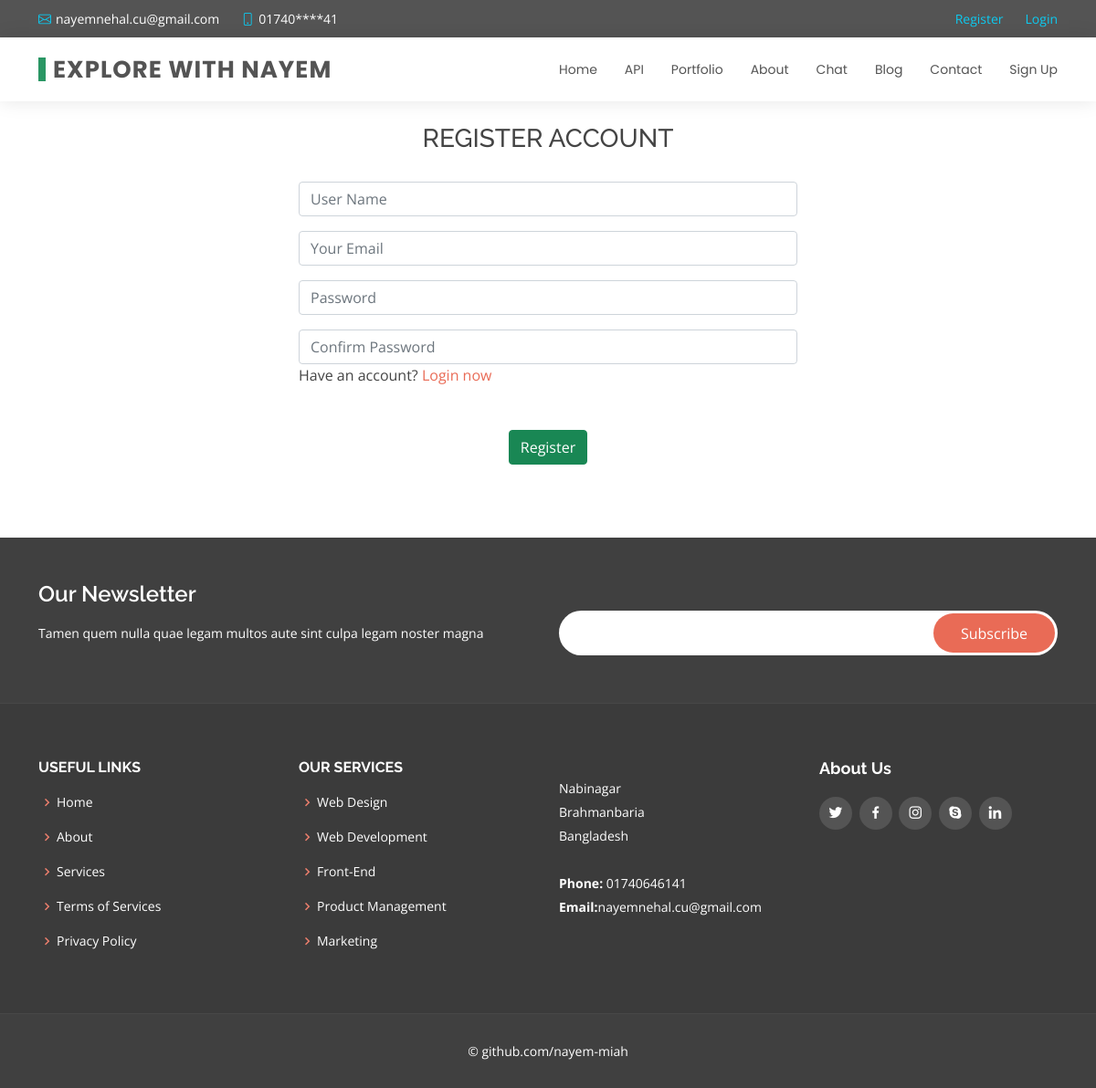
Screenshot of /account/ with the database file from the repository.
### header/models.py (models this page shows, shortened)
class Top_header(models.Model):
    fav_icon = models.ImageField(upload_to='')
    fav_icon2 = models.ImageField(upload_to='')
    number = models.CharField(max_length=20)
    email = models.EmailField()
    twitter = models.URLField()
    facebook = models.URLField()
    instagram = models.URLField()
    linkedin = models.URLField()

class Header(models.Model):
    logo = models.CharField(max_length=25)

### account/views.py (the view, shortened to what this page needs)
# urls.py: path('', views.account, name='account'),
def account(request):
    template = 'account/account.html'
    top_header = Top_header.objects.order_by()
    header = Header.objects.order_by()
    context = {
        'top_headerdata': top_header,
        'headerdata': header,
    }
    return render(request, template_name=template, context=context)

### templates/account/account.html (shortened to what this page needs)
{% extends 'base.html' %}
{% load static %}
  {% block content %}
    <section id="contact" class="contact">
      <div class="container">
        <div class="row justify-content-center">
         <div class="col-lg-6 ">
            <form action="" method="post" role="form">
              <div class="row">
                  <h3 class="text-center">REGISTER ACCOUNT</h3>
                  <div class="form-group mt-3">
                  <input type="text" name="user_name" class="form-control" id="name" placeholder="User Name" required>
                  </div>
                  <div class="form-group mt-3">
                  <input type="email" class="form-control" name="email" id="email" placeholder="Your Email" required>
                  </div>
                  <div class="form-group mt-3">
                  <input type="password" class="form-control" name="password" id="password" placeholder="Password" required>
                  </div>
                  <div class="form-group mt-3">
                  <input type="password" class="form-control" name="confirm_password" id="password" placeholder="Confirm Password" required>
                  </div>
                <p>Have an account? <a href="{% url 'login'%}">Login now</a></p>
              <div class="text-center"><button type="submit" class="btn btn-success">Register</button></div>
            </form>
          </div>
        </div>
      </div>
    </section>
  {% endblock %}

### templates/base/header.html (shortened to what this page needs)
  <section id="topbar" class="d-flex align-items-center">
    <div class="container d-flex justify-content-center justify-content-md-between">
      <div class="contact-info d-flex align-items-center">
        <i class="bi bi-envelope d-flex align-items-center"><a href="mailto:contact@example.com">{{top_headerdata.0.email}}</a></i>
        <i class="bi bi-phone d-flex align-items-center ms-4"><span>{{top_headerdata.0.number}}</span></i>
      </div>
      <div class="social-links d-none d-md-flex align-items-center">
          {% if user.is_authenticated%}
               <a class="d-flex align-items-center ms-4" href="{%url 'logout'%}">Logout</a>
               <a class="d-flex align-items-center ms-4" style="color:#0dcaf0">{{user.username}}</a>
          {% else %}
               <br/>
              <a class="d-flex align-items-center ms-4" style="color:#0dcaf0" href="{% url 'index'%}">Register</a></p>
              <a class="d-flex align-items-center ms-4" style="color:#0dcaf0" href="{% url 'login'%}">Login</a></p>
          {% endif %}
      </div>
    </div>
  </section>
  <header id="header" class="d-flex align-items-center">
    <div class="container d-flex justify-content-between align-items-center">
      <div class="logo">
        <h1><a href="{% url 'index'%}">{{headerdata.0.logo}}</a></h1>
      </div>
      <nav id="navbar" class="navbar">
        <ul>
          <li><a class="{% block homeactive %} {% endblock %}" href="{% url 'index'%}">Home</a></li>
          <li><a class="{% block teamactive %} {% endblock %}" href="http://localhost:8000/docs/">API</a></li>
          <li><a class="{% block portfolioactive %} {% endblock %}" href="{% url 'portfolio'%}">Portfolio</a></li>
          <li><a class="{% block aboutactive %} {% endblock %}" href="{% url 'about'%}">About</a></li>
          <li><a class="" href="{% url 'chat:friend_list'%}">Chat</a></li>
          <li><a class="{% block blogactive %} {% endblock %}" href="{% url 'blog:blog'%}">Blog</a></li>
          <li><a class="{% block contactactive %}{% endblock %}" href="{% url 'contact'%}">Contact</a></li>
          {% if user.is_authenticated%}
             <li><a href="{% url 'profile'%}">Account</a></li>
          {% else %}
             <li><a href="{% url 'account'%}">Sign Up</a></li>
          {% endif %}
        </ul>
      </nav>
    </div>
  </header>

### static/assets/css/index.css (style rules this page uses)
body { font-family: "Open Sans", sans-serif; color: #444444; }
a { color: #e96b56; text-decoration: none; }
h1, h2, h3, h4, h5, h6 { font-family: "Raleway", sans-serif; }
#topbar { background: #545454; padding: 10px 0; font-size: 14px; }
#topbar .contact-info i { font-style: normal; color: #0dcaf0; }
#topbar .contact-info i a, #topbar .contact-info i span { padding-left: 5px; color: #fff; }
#topbar .contact-info i a { line-height: 0; transition: 0.3s; }
#topbar .social-links a { color: #bababa; line-height: 0; transition: 0.3s; margin-left: 10px; }
#header { height: 70px; transition: all 0.5s; z-index: 997; transition: all 0.5s; background: #fff; box-shadow: 0px 0px 20px 0px rgba(0, 0, 0, 0.1); }
#header .logo h1 { font-size: 26px; padding: 0 0 0 8px; margin: 11px 0; line-height: 1; font-weight: 700; letter-spacing: 1px; text-transform: uppercase; font-family: "Poppins", sans-serif; border-left: 8px solid #2a9664; }
#header .logo h1 a, #header .logo h1 a:hover { color: #545454; text-decoration: none; }
.navbar { padding: 0; }
.navbar ul { margin: 0; padding: 0; display: flex; list-style: none; align-items: center; }
.navbar li { position: relative; }
.navbar a { display: flex; align-items: center; justify-content: space-between; padding: 10px 0 10px 30px; font-family: "Poppins", sans-serif; font-size: 14px; color: #545454; white-space: nowrap; transition: 0.3s; }
section { padding: 0 0 80px 0; }

### rows the page displays
Top_header: email "nayemnehal.cu@gmail.com", number "01740****41"
Header: logo "EXPLORE WITH NAYEM"
